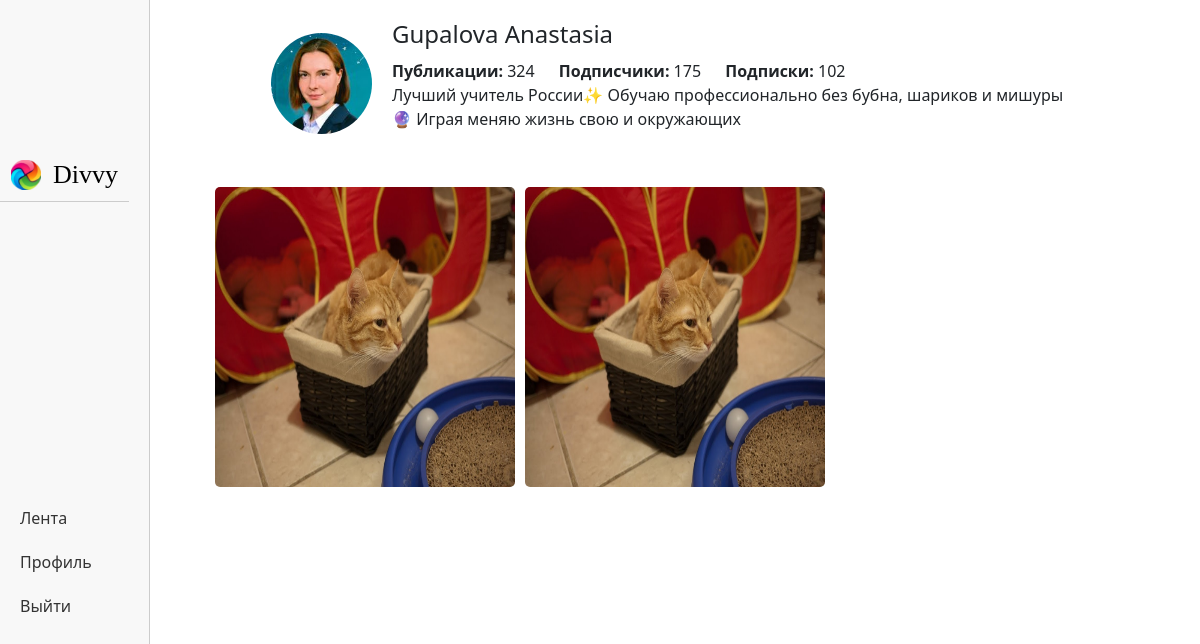
Page /user/menti_mentor (signed in) on the committed database.
### data/users.py (models this page shows, shortened)
class User(SqlAlchemyBase, UserMixin):
    __tablename__ = 'users'
    id = sqlalchemy.Column(sqlalchemy.Integer, primary_key=True, autoincrement=True)
    email = sqlalchemy.Column(sqlalchemy.String, index=True, unique=True, nullable=True)
    name = sqlalchemy.Column(sqlalchemy.String, nullable=True)
    surname = sqlalchemy.Column(sqlalchemy.String, nullable=True)
    nickname = sqlalchemy.Column(sqlalchemy.String, nullable=True)
    birthday = sqlalchemy.Column(sqlalchemy.Integer, nullable=True)
    hashed_password = sqlalchemy.Column(sqlalchemy.String, nullable=True)
    modified_date = sqlalchemy.Column(sqlalchemy.DateTime, default=datetime.datetime.now)
    description = sqlalchemy.Column(sqlalchemy.String, default="")
    avatar = sqlalchemy.Column(sqlalchemy.String, default="/static/img/avatars/default_avatar.png")
    subscribers = sqlalchemy.Column(sqlalchemy.Integer, default=0)
    subscriptions = sqlalchemy.Column(sqlalchemy.Integer, default=0)
    posts = sqlalchemy.Column(sqlalchemy.Integer, default=0)
    post = orm.relationship("Post", back_populates='user')

### data/posts.py (models this page shows)
class Post(SqlAlchemyBase, SerializerMixin):
    __tablename__ = 'posts'
    id = sqlalchemy.Column(sqlalchemy.Integer, primary_key=True, autoincrement=True)
    likes = sqlalchemy.Column(sqlalchemy.Integer, default=0)
    post_text = sqlalchemy.Column(sqlalchemy.String, nullable=True)
    post_picture = sqlalchemy.Column(sqlalchemy.String, nullable=False)
    comments_number = sqlalchemy.Column(sqlalchemy.Integer, default=0)
    user_id = sqlalchemy.Column(sqlalchemy.Integer, sqlalchemy.ForeignKey("users.id"), nullable=False)
    modified_date = sqlalchemy.Column(sqlalchemy.DateTime, default=datetime.datetime.now)
    user = orm.relationship('User')
    comments = orm.relationship("Comment", back_populates='post')

### main.py (the view)
@app.route('/user/<nickname>')
def user_profile(nickname):
    if isinstance(current_user, mixins.AnonymousUserMixin):
        return redirect("/login")
    db_sess = db_session.create_session()
    user = db_sess.query(User).filter(User.nickname == nickname).first()
    values = {
        "title": f"Профиль {nickname}",
        "nickname": nickname,
        "user": user
    }
    return render_template("profile.html", **values)

### data/db_session.py (called while the page is built)
def create_session() -> Session:
    global __factory
    return __factory()

### main.py (called while the page is built)
@login_manager.user_loader
def load_user(user_id):
    db_sess = db_session.create_session()
    return db_sess.query(User).get(user_id)

### templates/profile.html
{% extends "authorised_base.html" %}
{% block content %}
<div class="profile-header">
  <div class="profile-avatar">
    <img src="{{user.avatar}}" alt="Аватар пользователя">
  </div>
  <div class="profile-info">
    <h1>{{user.name}} {{user.surname}}</h1>
    <ul>
      <li><strong>Публикации:</strong> {{user.posts}} </li>
      <li><strong>Подписчики:</strong> {{user.subscribers}} </li>
      <li><strong>Подписки:</strong> {{user.subscriptions}} </li>
    </ul>
    <p>{{user.description}}</p>
  </div>
</div>
<div class="gallery">
  {% for post in user.post %}
    <div class="gallery-item">
      <a href="/post/{{ post.id }}">
        <img src="/{{ post.post_picture }}" alt="Post">
      </a>
    </div>
  {% endfor %}
</div>
{% endblock %}

### static/css/style.css (style rules this page uses)
.profile-header { display: flex; justify-content: center; align-items: center; margin-bottom: 40px; margin-left: 10%; margin-right: 10%; }
.profile-avatar { margin-right: 20px; overflow: hidden; border-radius: 50%; }
.profile-avatar img { width: 100%; height: auto; }
.profile-info h1 { font-size: 24px; margin: 0 0 10px; }
.profile-info ul { margin: 0; padding: 0; list-style: none; }
.profile-info li { display: inline-block; margin-right: 20px; font-size: 16px; }
.profile-info p { font-size: 16px; line-height: 1.5; }
.gallery { display: grid; grid-template-columns: repeat(3, minmax(80px, 300px)); grid-gap: 10px; justify-content: center; align-items: center; }
.gallery-item { position: relative; width: 100%; }
.gallery-item img { display: block; width: 100%; height: auto; aspect-ratio: 1/1; border-radius: 5px; }

### rows in the picture
User: avatar (placeholder picture), name "Gupalova", surname "Anastasia", posts "324", subscribers "175", subscriptions "102", description "Лучший учитель России✨ Обучаю профессионально без бубна, шариков и мишуры🔮 Играя меняю жизнь свою и окружающих"
Post: post_picture (picture)
Post: post_picture (picture)
